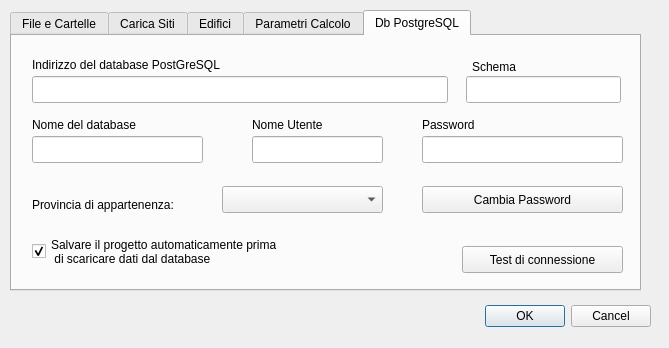
<?xml version="1.0" encoding="UTF-8"?>
<ui version="4.0">
 <class>configurazione</class>
 <widget class="QDialog" name="configurazione">
  <property name="windowModality">
   <enum>Qt::ApplicationModal</enum>
  </property>
  <property name="geometry">
   <rect>
    <x>0</x>
    <y>0</y>
    <width>669</width>
    <height>348</height>
   </rect>
  </property>
  <property name="minimumSize">
   <size>
    <width>669</width>
    <height>348</height>
   </size>
  </property>
  <property name="maximumSize">
   <size>
    <width>669</width>
    <height>348</height>
   </size>
  </property>
  <property name="windowTitle">
   <string>configurazione</string>
  </property>
  <property name="modal">
   <bool>true</bool>
  </property>
  <widget class="QDialogButtonBox" name="buttonBox">
   <property name="geometry">
    <rect>
     <x>310</x>
     <y>300</y>
     <width>341</width>
     <height>32</height>
    </rect>
   </property>
   <property name="orientation">
    <enum>Qt::Horizontal</enum>
   </property>
   <property name="standardButtons">
    <set>QDialogButtonBox::Cancel|QDialogButtonBox::Ok</set>
   </property>
  </widget>
  <widget class="QTabWidget" name="tabWidget">
   <property name="geometry">
    <rect>
     <x>10</x>
     <y>10</y>
     <width>631</width>
     <height>281</height>
    </rect>
   </property>
   <property name="tabPosition">
    <enum>QTabWidget::North</enum>
   </property>
   <property name="tabShape">
    <enum>QTabWidget::Rounded</enum>
   </property>
   <property name="currentIndex">
    <number>4</number>
   </property>
   <property name="elideMode">
    <enum>Qt::ElideNone</enum>
   </property>
   <property name="usesScrollButtons">
    <bool>true</bool>
   </property>
   <property name="documentMode">
    <bool>false</bool>
   </property>
   <property name="tabsClosable">
    <bool>false</bool>
   </property>
   <widget class="QWidget" name="tab">
    <attribute name="title">
     <string>File e Cartelle</string>
    </attribute>
    <widget class="QLineEdit" name="FILE_DTM">
     <property name="geometry">
      <rect>
       <x>30</x>
       <y>200</y>
       <width>531</width>
       <height>27</height>
      </rect>
     </property>
    </widget>
    <widget class="QLabel" name="label_5">
     <property name="geometry">
      <rect>
       <x>30</x>
       <y>180</y>
       <width>331</width>
       <height>17</height>
      </rect>
     </property>
     <property name="text">
      <string>File DTM (Modello digitale del terreno utilizzato)</string>
     </property>
    </widget>
    <widget class="QPushButton" name="fileButton">
     <property name="geometry">
      <rect>
       <x>570</x>
       <y>200</y>
       <width>41</width>
       <height>27</height>
      </rect>
     </property>
     <property name="text">
      <string>...</string>
     </property>
    </widget>
    <widget class="QLineEdit" name="CARTELLA_FILE_STILE">
     <property name="geometry">
      <rect>
       <x>30</x>
       <y>140</y>
       <width>531</width>
       <height>27</height>
      </rect>
     </property>
    </widget>
    <widget class="QLabel" name="label_22">
     <property name="geometry">
      <rect>
       <x>35</x>
       <y>115</y>
       <width>366</width>
       <height>17</height>
      </rect>
     </property>
     <property name="text">
      <string>Catella contenente i files di stile personalizzati (*.qml)</string>
     </property>
    </widget>
    <widget class="QPushButton" name="stileButton">
     <property name="geometry">
      <rect>
       <x>570</x>
       <y>140</y>
       <width>41</width>
       <height>27</height>
      </rect>
     </property>
     <property name="text">
      <string>...</string>
     </property>
    </widget>
   </widget>
   <widget class="QWidget" name="tab_4">
    <attribute name="title">
     <string>Carica Siti</string>
    </attribute>
    <widget class="QLabel" name="label_7">
     <property name="geometry">
      <rect>
       <x>40</x>
       <y>80</y>
       <width>231</width>
       <height>17</height>
      </rect>
     </property>
     <property name="text">
      <string>Questi campi sono sempre caricati:</string>
     </property>
    </widget>
    <widget class="QLabel" name="label_8">
     <property name="geometry">
      <rect>
       <x>280</x>
       <y>80</y>
       <width>261</width>
       <height>17</height>
      </rect>
     </property>
     <property name="text">
      <string>idsito nome codsito stato gestore slm</string>
     </property>
    </widget>
    <widget class="QLabel" name="label_9">
     <property name="geometry">
      <rect>
       <x>200</x>
       <y>100</y>
       <width>211</width>
       <height>17</height>
      </rect>
     </property>
     <property name="text">
      <string>Selezionare i campi aggiuntivi</string>
     </property>
    </widget>
    <widget class="QCheckBox" name="CS_INDIRIZZO">
     <property name="geometry">
      <rect>
       <x>140</x>
       <y>170</y>
       <width>91</width>
       <height>22</height>
      </rect>
     </property>
     <property name="text">
      <string>Indirizzo</string>
     </property>
    </widget>
    <widget class="QCheckBox" name="CS_RESPIMP">
     <property name="geometry">
      <rect>
       <x>20</x>
       <y>210</y>
       <width>181</width>
       <height>22</height>
      </rect>
     </property>
     <property name="text">
      <string>Responsabile Impianto</string>
     </property>
    </widget>
    <widget class="QCheckBox" name="CS_NOTE1">
     <property name="geometry">
      <rect>
       <x>251</x>
       <y>210</y>
       <width>125</width>
       <height>22</height>
      </rect>
     </property>
     <property name="text">
      <string>Note Gestore</string>
     </property>
    </widget>
    <widget class="QCheckBox" name="CS_ID_PADRE">
     <property name="geometry">
      <rect>
       <x>20</x>
       <y>170</y>
       <width>91</width>
       <height>22</height>
      </rect>
     </property>
     <property name="text">
      <string>Id Padre</string>
     </property>
    </widget>
    <widget class="QCheckBox" name="CS_NOTE2">
     <property name="geometry">
      <rect>
       <x>392</x>
       <y>210</y>
       <width>106</width>
       <height>22</height>
      </rect>
     </property>
     <property name="text">
      <string>Note Arpav</string>
     </property>
    </widget>
    <widget class="QCheckBox" name="CS_CREAZIONE">
     <property name="geometry">
      <rect>
       <x>20</x>
       <y>130</y>
       <width>97</width>
       <height>22</height>
      </rect>
     </property>
     <property name="text">
      <string>Creazione</string>
     </property>
    </widget>
    <widget class="QCheckBox" name="CS_DATAMODIFY">
     <property name="geometry">
      <rect>
       <x>140</x>
       <y>130</y>
       <width>91</width>
       <height>22</height>
      </rect>
     </property>
     <property name="text">
      <string>Modifica</string>
     </property>
    </widget>
    <widget class="QCheckBox" name="CS_PARERE">
     <property name="geometry">
      <rect>
       <x>250</x>
       <y>130</y>
       <width>97</width>
       <height>22</height>
      </rect>
     </property>
     <property name="text">
      <string>Parere</string>
     </property>
    </widget>
    <widget class="QCheckBox" name="CS_COMUNICAZ">
     <property name="geometry">
      <rect>
       <x>360</x>
       <y>130</y>
       <width>131</width>
       <height>22</height>
      </rect>
     </property>
     <property name="text">
      <string>Comunicazione</string>
     </property>
    </widget>
    <widget class="QCheckBox" name="CS_DISMISSION">
     <property name="geometry">
      <rect>
       <x>500</x>
       <y>130</y>
       <width>111</width>
       <height>22</height>
      </rect>
     </property>
     <property name="text">
      <string>Dismissione</string>
     </property>
    </widget>
    <widget class="QCheckBox" name="CS_COMUNE">
     <property name="geometry">
      <rect>
       <x>250</x>
       <y>170</y>
       <width>91</width>
       <height>22</height>
      </rect>
     </property>
     <property name="text">
      <string>Comune</string>
     </property>
    </widget>
    <widget class="QCheckBox" name="CS_PONTE">
     <property name="geometry">
      <rect>
       <x>500</x>
       <y>170</y>
       <width>71</width>
       <height>22</height>
      </rect>
     </property>
     <property name="text">
      <string>Ponte</string>
     </property>
    </widget>
    <widget class="QCheckBox" name="CS_POST">
     <property name="geometry">
      <rect>
       <x>360</x>
       <y>170</y>
       <width>101</width>
       <height>22</height>
      </rect>
     </property>
     <property name="text">
      <string>Postazione</string>
     </property>
    </widget>
    <widget class="QCheckBox" name="CS_DISMESSI">
     <property name="geometry">
      <rect>
       <x>10</x>
       <y>20</y>
       <width>231</width>
       <height>22</height>
      </rect>
     </property>
     <property name="text">
      <string>Scaricare anche i siti dismessi</string>
     </property>
    </widget>
    <widget class="QLineEdit" name="leMaxImpiantiAnt">
     <property name="geometry">
      <rect>
       <x>540</x>
       <y>46</y>
       <width>51</width>
       <height>27</height>
      </rect>
     </property>
     <property name="text">
      <string>600</string>
     </property>
    </widget>
    <widget class="QLabel" name="label_6">
     <property name="geometry">
      <rect>
       <x>10</x>
       <y>50</y>
       <width>500</width>
       <height>17</height>
      </rect>
     </property>
     <property name="text">
      <string>Numero massimo di impianti  con trasferimento contestuale delle antenne</string>
     </property>
    </widget>
    <widget class="QCheckBox" name="CS_RESP">
     <property name="geometry">
      <rect>
       <x>50</x>
       <y>270</y>
       <width>121</width>
       <height>22</height>
      </rect>
     </property>
     <property name="text">
      <string>Responsabile</string>
     </property>
    </widget>
   </widget>
   <widget class="QWidget" name="tab_2">
    <attribute name="title">
     <string>Edifici</string>
    </attribute>
    <widget class="QFrame" name="frame_2">
     <property name="geometry">
      <rect>
       <x>390</x>
       <y>10</y>
       <width>226</width>
       <height>241</height>
      </rect>
     </property>
     <property name="frameShape">
      <enum>QFrame::StyledPanel</enum>
     </property>
     <property name="frameShadow">
      <enum>QFrame::Raised</enum>
     </property>
     <widget class="QGroupBox" name="groupBox">
      <property name="geometry">
       <rect>
        <x>0</x>
        <y>10</y>
        <width>231</width>
        <height>231</height>
       </rect>
      </property>
      <property name="title">
       <string>Statistica Edifici</string>
      </property>
      <widget class="QCheckBox" name="cbStatEdifici">
       <property name="geometry">
        <rect>
         <x>10</x>
         <y>30</y>
         <width>171</width>
         <height>22</height>
        </rect>
       </property>
       <property name="text">
        <string>Calcola statistica degli edifici</string>
       </property>
       <property name="checked">
        <bool>true</bool>
       </property>
      </widget>
      <widget class="QLineEdit" name="leNumEdifici">
       <property name="enabled">
        <bool>true</bool>
       </property>
       <property name="geometry">
        <rect>
         <x>130</x>
         <y>70</y>
         <width>76</width>
         <height>21</height>
        </rect>
       </property>
       <property name="readOnly">
        <bool>true</bool>
       </property>
      </widget>
      <widget class="QLabel" name="label_21">
       <property name="geometry">
        <rect>
         <x>10</x>
         <y>70</y>
         <width>111</width>
         <height>17</height>
        </rect>
       </property>
       <property name="text">
        <string>Numero edifici totali</string>
       </property>
      </widget>
      <widget class="QLineEdit" name="leMaxGronda">
       <property name="geometry">
        <rect>
         <x>130</x>
         <y>110</y>
         <width>76</width>
         <height>21</height>
        </rect>
       </property>
       <property name="readOnly">
        <bool>true</bool>
       </property>
      </widget>
      <widget class="QLabel" name="label_15">
       <property name="geometry">
        <rect>
         <x>10</x>
         <y>110</y>
         <width>111</width>
         <height>17</height>
        </rect>
       </property>
       <property name="text">
        <string>Gronda max in m slm</string>
       </property>
      </widget>
      <widget class="QLabel" name="label_16">
       <property name="geometry">
        <rect>
         <x>10</x>
         <y>150</y>
         <width>111</width>
         <height>17</height>
        </rect>
       </property>
       <property name="text">
        <string>Piede minimo in m slm</string>
       </property>
      </widget>
      <widget class="QLineEdit" name="leMinBase">
       <property name="geometry">
        <rect>
         <x>130</x>
         <y>150</y>
         <width>76</width>
         <height>21</height>
        </rect>
       </property>
       <property name="readOnly">
        <bool>true</bool>
       </property>
      </widget>
     </widget>
    </widget>
    <widget class="QFrame" name="frame_3">
     <property name="geometry">
      <rect>
       <x>10</x>
       <y>10</y>
       <width>371</width>
       <height>241</height>
      </rect>
     </property>
     <property name="frameShape">
      <enum>QFrame::StyledPanel</enum>
     </property>
     <property name="frameShadow">
      <enum>QFrame::Raised</enum>
     </property>
     <widget class="QLabel" name="label_14">
      <property name="geometry">
       <rect>
        <x>10</x>
        <y>10</y>
        <width>156</width>
        <height>17</height>
       </rect>
      </property>
      <property name="text">
       <string>Layer Edifici utilizzato:</string>
      </property>
     </widget>
     <widget class="QComboBox" name="cb_edifici">
      <property name="geometry">
       <rect>
        <x>165</x>
        <y>5</y>
        <width>196</width>
        <height>27</height>
       </rect>
      </property>
     </widget>
     <widget class="QFrame" name="frame_4">
      <property name="geometry">
       <rect>
        <x>10</x>
        <y>90</y>
        <width>351</width>
        <height>71</height>
       </rect>
      </property>
      <property name="frameShape">
       <enum>QFrame::StyledPanel</enum>
      </property>
      <property name="frameShadow">
       <enum>QFrame::Raised</enum>
      </property>
      <widget class="QCheckBox" name="cbLegMaxCampo">
       <property name="geometry">
        <rect>
         <x>10</x>
         <y>20</y>
         <width>21</width>
         <height>21</height>
        </rect>
       </property>
       <property name="text">
        <string/>
       </property>
      </widget>
      <widget class="QLabel" name="label_19">
       <property name="geometry">
        <rect>
         <x>40</x>
         <y>10</y>
         <width>251</width>
         <height>41</height>
        </rect>
       </property>
       <property name="text">
        <string>Utilizzare il valore del campo massimo calcolato
all'interno degli edifici (MAXCAMPO nel layer Edifici)
per la rappresenztazione del Layer edifici scelto</string>
       </property>
      </widget>
     </widget>
     <widget class="QFrame" name="frame_5">
      <property name="geometry">
       <rect>
        <x>10</x>
        <y>165</y>
        <width>351</width>
        <height>71</height>
       </rect>
      </property>
      <property name="frameShape">
       <enum>QFrame::StyledPanel</enum>
      </property>
      <property name="frameShadow">
       <enum>QFrame::Raised</enum>
      </property>
      <widget class="QCheckBox" name="cbLegSezEd">
       <property name="geometry">
        <rect>
         <x>10</x>
         <y>20</y>
         <width>21</width>
         <height>22</height>
        </rect>
       </property>
       <property name="text">
        <string/>
       </property>
      </widget>
      <widget class="QLabel" name="label_20">
       <property name="geometry">
        <rect>
         <x>40</x>
         <y>0</y>
         <width>316</width>
         <height>31</height>
        </rect>
       </property>
       <property name="text">
        <string>Evidenziare gli edifici intersecati dalla sezione orizzontale
selezionata nella legenda</string>
       </property>
      </widget>
      <widget class="QLineEdit" name="leUpGronda">
       <property name="geometry">
        <rect>
         <x>230</x>
         <y>30</y>
         <width>51</width>
         <height>31</height>
        </rect>
       </property>
       <property name="text">
        <string>0.0</string>
       </property>
       <property name="alignment">
        <set>Qt::AlignRight|Qt::AlignTrailing|Qt::AlignVCenter</set>
       </property>
      </widget>
      <widget class="QLabel" name="label_17">
       <property name="geometry">
        <rect>
         <x>40</x>
         <y>30</y>
         <width>201</width>
         <height>31</height>
        </rect>
       </property>
       <property name="text">
        <string>Evidenzia l'intersezione anche sopra
la gronda con incremento fino a metri:</string>
       </property>
      </widget>
     </widget>
     <widget class="QComboBox" name="cb_campoidedifici">
      <property name="enabled">
       <bool>true</bool>
      </property>
      <property name="geometry">
       <rect>
        <x>220</x>
        <y>50</y>
        <width>141</width>
        <height>21</height>
       </rect>
      </property>
     </widget>
     <widget class="QLabel" name="label_numedifici">
      <property name="enabled">
       <bool>true</bool>
      </property>
      <property name="geometry">
       <rect>
        <x>10</x>
        <y>40</y>
        <width>231</width>
        <height>41</height>
       </rect>
      </property>
      <property name="font">
       <font>
        <weight>50</weight>
        <italic>false</italic>
        <bold>false</bold>
       </font>
      </property>
      <property name="text">
       <string>Campo per la numerazioni degli edifici.
In assenza viene creato un ID automatico</string>
      </property>
     </widget>
    </widget>
   </widget>
   <widget class="QWidget" name="tab_6">
    <attribute name="title">
     <string>Parametri Calcolo</string>
    </attribute>
    <widget class="QCheckBox" name="ALFA24">
     <property name="geometry">
      <rect>
       <x>10</x>
       <y>100</y>
       <width>211</width>
       <height>22</height>
      </rect>
     </property>
     <property name="text">
      <string>Calcolare il campo ridotto con il fattore</string>
     </property>
     <property name="checked">
      <bool>true</bool>
     </property>
    </widget>
    <widget class="QCheckBox" name="SAVE_ALL_XML">
     <property name="geometry">
      <rect>
       <x>10</x>
       <y>130</y>
       <width>331</width>
       <height>22</height>
      </rect>
     </property>
     <property name="text">
      <string>Salvare i file xml per ogni sezione di campo</string>
     </property>
     <property name="checked">
      <bool>false</bool>
     </property>
    </widget>
    <widget class="QFrame" name="frame_6">
     <property name="geometry">
      <rect>
       <x>350</x>
       <y>10</y>
       <width>261</width>
       <height>181</height>
      </rect>
     </property>
     <property name="frameShape">
      <enum>QFrame::StyledPanel</enum>
     </property>
     <property name="frameShadow">
      <enum>QFrame::Raised</enum>
     </property>
     <widget class="QLabel" name="label_25">
      <property name="geometry">
       <rect>
        <x>10</x>
        <y>10</y>
        <width>231</width>
        <height>41</height>
       </rect>
      </property>
      <property name="text">
       <string>Parametri per le funzioni:
&quot;Altezza Critica&quot; e &quot;Campo su edifici...&quot;</string>
      </property>
     </widget>
     <widget class="QLabel" name="label_26">
      <property name="geometry">
       <rect>
        <x>10</x>
        <y>60</y>
        <width>131</width>
        <height>31</height>
       </rect>
      </property>
      <property name="text">
       <string>Campo critico  V/m
(solo per &quot;Altezza Critica&quot;)</string>
      </property>
     </widget>
     <widget class="QLineEdit" name="leCampoCritico">
      <property name="geometry">
       <rect>
        <x>190</x>
        <y>60</y>
        <width>51</width>
        <height>27</height>
       </rect>
      </property>
      <property name="text">
       <string>6.0</string>
      </property>
      <property name="alignment">
       <set>Qt::AlignRight|Qt::AlignTrailing|Qt::AlignVCenter</set>
      </property>
     </widget>
     <widget class="QLabel" name="label_27">
      <property name="geometry">
       <rect>
        <x>10</x>
        <y>100</y>
        <width>161</width>
        <height>41</height>
       </rect>
      </property>
      <property name="text">
       <string>Incremento dell'altezza
di gronda in metri</string>
      </property>
     </widget>
     <widget class="QLineEdit" name="leUpGrondaCritico">
      <property name="geometry">
       <rect>
        <x>190</x>
        <y>110</y>
        <width>51</width>
        <height>27</height>
       </rect>
      </property>
      <property name="text">
       <string>2.0</string>
      </property>
      <property name="alignment">
       <set>Qt::AlignRight|Qt::AlignTrailing|Qt::AlignVCenter</set>
      </property>
     </widget>
    </widget>
    <widget class="QLabel" name="alfa">
     <property name="geometry">
      <rect>
       <x>220</x>
       <y>100</y>
       <width>20</width>
       <height>21</height>
      </rect>
     </property>
     <property name="font">
      <font>
       <family>Symbol</family>
       <pointsize>10</pointsize>
      </font>
     </property>
     <property name="text">
      <string>a</string>
     </property>
    </widget>
    <widget class="QLabel" name="label_18">
     <property name="geometry">
      <rect>
       <x>230</x>
       <y>110</y>
       <width>41</width>
       <height>20</height>
      </rect>
     </property>
     <property name="font">
      <font>
       <pointsize>7</pointsize>
      </font>
     </property>
     <property name="text">
      <string>24AUT</string>
     </property>
    </widget>
    <widget class="QLineEdit" name="lePassoMaxEd">
     <property name="geometry">
      <rect>
       <x>150</x>
       <y>30</y>
       <width>51</width>
       <height>27</height>
      </rect>
     </property>
     <property name="text">
      <string>0.5</string>
     </property>
     <property name="alignment">
      <set>Qt::AlignRight|Qt::AlignTrailing|Qt::AlignVCenter</set>
     </property>
    </widget>
    <widget class="QLabel" name="label_29">
     <property name="geometry">
      <rect>
       <x>30</x>
       <y>10</y>
       <width>231</width>
       <height>17</height>
      </rect>
     </property>
     <property name="text">
      <string>Calcolo indicatori edificio (SOAF):</string>
     </property>
    </widget>
    <widget class="QLabel" name="label_30">
     <property name="geometry">
      <rect>
       <x>30</x>
       <y>30</y>
       <width>121</width>
       <height>21</height>
      </rect>
     </property>
     <property name="text">
      <string>Passo in edificio in metri</string>
     </property>
    </widget>
   </widget>
   <widget class="QWidget" name="tab_3">
    <attribute name="title">
     <string>Db PostgreSQL</string>
    </attribute>
    <widget class="QLineEdit" name="DB_ADDR">
     <property name="geometry">
      <rect>
       <x>20</x>
       <y>40</y>
       <width>416</width>
       <height>27</height>
      </rect>
     </property>
    </widget>
    <widget class="QLabel" name="label">
     <property name="geometry">
      <rect>
       <x>20</x>
       <y>20</y>
       <width>241</width>
       <height>17</height>
      </rect>
     </property>
     <property name="text">
      <string>Indirizzo del database PostGreSQL</string>
     </property>
    </widget>
    <widget class="QLineEdit" name="DB_NAME">
     <property name="geometry">
      <rect>
       <x>20</x>
       <y>100</y>
       <width>171</width>
       <height>27</height>
      </rect>
     </property>
    </widget>
    <widget class="QLabel" name="label_2">
     <property name="geometry">
      <rect>
       <x>20</x>
       <y>80</y>
       <width>141</width>
       <height>17</height>
      </rect>
     </property>
     <property name="text">
      <string>Nome del database</string>
     </property>
    </widget>
    <widget class="QLineEdit" name="DB_USERNAME">
     <property name="geometry">
      <rect>
       <x>240</x>
       <y>100</y>
       <width>131</width>
       <height>27</height>
      </rect>
     </property>
    </widget>
    <widget class="QLabel" name="label_3">
     <property name="geometry">
      <rect>
       <x>240</x>
       <y>80</y>
       <width>91</width>
       <height>17</height>
      </rect>
     </property>
     <property name="text">
      <string>Nome Utente</string>
     </property>
    </widget>
    <widget class="QLineEdit" name="DB_PASSWORD">
     <property name="geometry">
      <rect>
       <x>410</x>
       <y>100</y>
       <width>201</width>
       <height>27</height>
      </rect>
     </property>
     <property name="echoMode">
      <enum>QLineEdit::Password</enum>
     </property>
    </widget>
    <widget class="QLabel" name="label_4">
     <property name="geometry">
      <rect>
       <x>410</x>
       <y>80</y>
       <width>66</width>
       <height>17</height>
      </rect>
     </property>
     <property name="text">
      <string>Password</string>
     </property>
    </widget>
    <widget class="QPushButton" name="terstBtn">
     <property name="geometry">
      <rect>
       <x>450</x>
       <y>210</y>
       <width>161</width>
       <height>27</height>
      </rect>
     </property>
     <property name="text">
      <string>Test di connessione</string>
     </property>
    </widget>
    <widget class="QCheckBox" name="SAVE_PRG_BEFORE_DB_CONN">
     <property name="geometry">
      <rect>
       <x>20</x>
       <y>190</y>
       <width>321</width>
       <height>51</height>
      </rect>
     </property>
     <property name="text">
      <string>Salvare il progetto automaticamente prima
 di scaricare dati dal database</string>
     </property>
     <property name="checked">
      <bool>true</bool>
     </property>
    </widget>
    <widget class="QComboBox" name="CB_PROVINCIA">
     <property name="geometry">
      <rect>
       <x>210</x>
       <y>150</y>
       <width>161</width>
       <height>27</height>
      </rect>
     </property>
    </widget>
    <widget class="QLabel" name="label_28">
     <property name="geometry">
      <rect>
       <x>20</x>
       <y>160</y>
       <width>181</width>
       <height>17</height>
      </rect>
     </property>
     <property name="text">
      <string>Provincia di appartenenza:</string>
     </property>
    </widget>
    <widget class="QPushButton" name="btnCambiaPassword">
     <property name="geometry">
      <rect>
       <x>410</x>
       <y>150</y>
       <width>201</width>
       <height>27</height>
      </rect>
     </property>
     <property name="text">
      <string>Cambia Password</string>
     </property>
    </widget>
    <widget class="QLabel" name="label_10">
     <property name="geometry">
      <rect>
       <x>460</x>
       <y>22</y>
       <width>66</width>
       <height>17</height>
      </rect>
     </property>
     <property name="text">
      <string>Schema</string>
     </property>
    </widget>
    <widget class="QLineEdit" name="DB_SCHEMA">
     <property name="geometry">
      <rect>
       <x>454</x>
       <y>40</y>
       <width>155</width>
       <height>27</height>
      </rect>
     </property>
    </widget>
   </widget>
  </widget>
 </widget>
 <resources/>
 <connections>
  <connection>
   <sender>buttonBox</sender>
   <signal>accepted()</signal>
   <receiver>configurazione</receiver>
   <slot>accept()</slot>
   <hints>
    <hint type="sourcelabel">
     <x>248</x>
     <y>254</y>
    </hint>
    <hint type="destinationlabel">
     <x>157</x>
     <y>274</y>
    </hint>
   </hints>
  </connection>
  <connection>
   <sender>buttonBox</sender>
   <signal>rejected()</signal>
   <receiver>configurazione</receiver>
   <slot>reject()</slot>
   <hints>
    <hint type="sourcelabel">
     <x>316</x>
     <y>260</y>
    </hint>
    <hint type="destinationlabel">
     <x>286</x>
     <y>274</y>
    </hint>
   </hints>
  </connection>
 </connections>
</ui>
